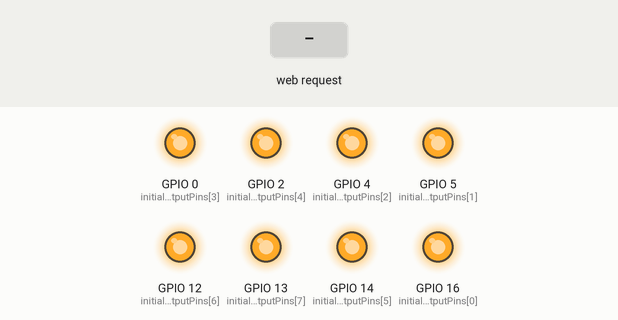
A sketch run on a simulated ESP8266 (NodeMCU). On the bench: output pins drawn as LEDs (lit = HIGH). The test bench sets the inputs (shaded band). WiFi joins after 1.5 s; servers stay silent unless stated.

Above: at 2.7 s.
2.8 s: HTTP request GET /ON received
At 3.9 s:
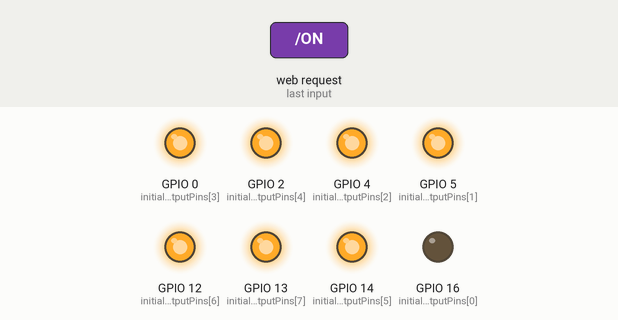
4.3 s: HTTP request GET /OFF received
At 5.1 s:
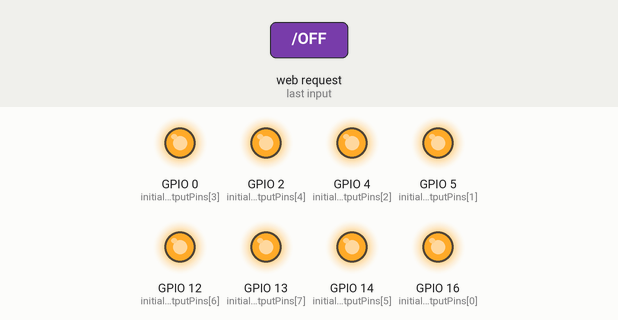
5.8 s: HTTP request GET /TOGGLE received
At 6.2 s:
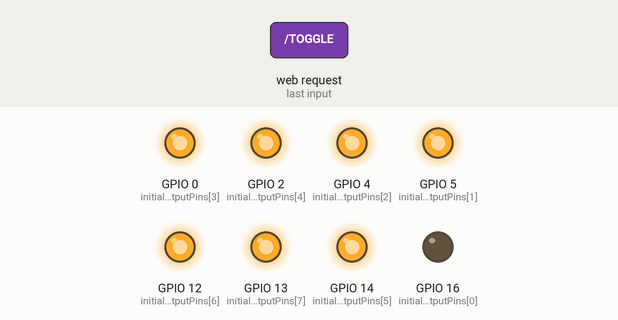
Timing chart, 0 to 8.8 s (numbered marks = the images above; inputs shaded):
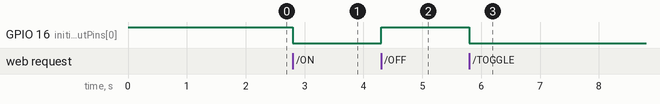

The sketch:

reley.ino
```cpp
#include <ESP8266WiFi.h>

IPAddress ip(192, 168, 1, 177);
IPAddress gateway_ip ( 192,  168,   1,   1);
IPAddress subnet_mask(255, 255, 255,   0);

const char* ssid = "Rb";
const char* password = "";

WiFiServer server(80);

int initializedOutputPins[] = {16,5,4,0,2,14,12,13,15};
int i;

void setup()
{
  for(i=0;i<8;i++)
  {
    pinMode(initializedOutputPins[i], OUTPUT);
    digitalWrite(initializedOutputPins[i], HIGH);
  }

  WiFi.config(ip, gateway_ip, subnet_mask);
  WiFi.begin(ssid, password);

  while (WiFi.status() != WL_CONNECTED) {
    delay(500);
  }

  server.begin();
}

void loop()
{

  //reset if wifi is not connected
  if (WiFi.status() == 6)
  {
      ESP.reset();
  }

  // Check if a client has connected
  WiFiClient client = server.available();
  if (client)
  {

   while(client.connected())
   {

     if (client.available())
     {
        String request = client.readStringUntil('\r');
        client.flush();

        // Parse request
        if (request.indexOf("GET / HTTP/1.1") != -1)
        {
      //index page
        }
        else if (request.indexOf("ON") != -1)
        {
          request.replace("/ON HTTP/1.1", "");
          request.replace("GET /", "");
          digitalWrite(initializedOutputPins[request.toInt()], LOW);
        }
        else if (request.indexOf("OFF") != -1)
        {
          request.replace("/OFF HTTP/1.1", "");
          request.replace("GET /", "");
          digitalWrite(initializedOutputPins[request.toInt()], HIGH);
        }
        else if (request.indexOf("TOGGLE") != -1)
        {
          request.replace("/TOGGLE HTTP/1.1", "");
          request.replace("GET /", "");
          if(digitalRead(initializedOutputPins[request.toInt()]) == LOW)
          {
             client.println("HTTP/1.1 200 OK\nContent-Type: text/html\n\nOFF");
             digitalWrite(initializedOutputPins[request.toInt()], HIGH);
          }
          else
          {

             client.println("HTTP/1.1 200 OK\nContent-Type: text/html\n\nON");
             digitalWrite(initializedOutputPins[request.toInt()], LOW);
          }
          return;
        }
        else
        {
          client.println("HTTP/1.1 404 Not Found\n");
          client.stop();
          return;
        }

        // Return the response
        String returnResponse = "";

        returnResponse += "HTTP/1.1 200 OK\n";
        returnResponse += "Content-Type: text/html\n";
        returnResponse += "\n"; //  do not forget this one
        returnResponse += "<!DOCTYPE HTML>";
        returnResponse += "<html>";
        returnResponse += "<head>";
        returnResponse += "<meta name=\"viewport\" content=\"width=device-width, initial-scale=1.0\">";
        returnResponse += "<link rel=\"stylesheet\" type=\"text/css\" href=\"//maxcdn.bootstrapcdn.com/bootstrap/4.0.0/css/bootstrap.min.css\">";
        returnResponse += "<script src=\"//ajax.googleapis.com/ajax/libs/jquery/3.3.1/jquery.min.js\" type=\"text/javascript\"></script>";
        returnResponse += "<script src=\"//maxcdn.bootstrapcdn.com/bootstrap/4.0.0/js/bootstrap.min.js\" type=\"text/javascript\"></script>";
        returnResponse += "<title>Rado NodeMCU</title>";
        returnResponse += "</head>";
        returnResponse += "<body style=\"min-width:400px\">";


        returnResponse += "<div class=\"container py-5\">";
        returnResponse += "<div class=\"col-md-5 offset-md-3\">";
        returnResponse += "<div class=\"card card-outline-secondary\">";
        returnResponse += "<div class=\"card-header text-center\">";
        returnResponse += "<h3 class=\"mb-0\">Rado NodeMCU</h3>";
        returnResponse += "</div>";


        returnResponse += "<div class=\"card-body\">";
        for(i=0;i<8;i++)
        {
          returnResponse += "<div class=\"form-group row\">";
          returnResponse += "<label class=\"col-lg-8 col-form-label form-control-label\"> GPIO ";
          returnResponse += String(i);
          returnResponse += " : ";
          returnResponse +="</label>";
          if(digitalRead(initializedOutputPins[i]) == LOW)
          {
            returnResponse +="<div class=\"col-lg-4\"><a href=\"/";
            returnResponse += String(i);
            returnResponse +="/OFF\"><button class=\"btn btn-danger\"> Turn Off </button></a></div>";
          }
          else
          {
            returnResponse +="<div class=\"col-lg-4\"><a href=\"/";
            returnResponse += String(i);
            returnResponse += "/ON\"><button class=\"btn btn-success\"> Turn On </button></a></div>";
          }
         returnResponse += "</div>";
        }
        returnResponse += "</div>";
        returnResponse += "</div>";
        returnResponse += "</div>";
        returnResponse += "</div>";
        returnResponse += "</body>";
        returnResponse += "</html>";

        client.println(returnResponse);
        client.stop();
      }
    }
  }
}
```

Measured:
- after the input at 2.8 s, GPIO 16 (initializedOutputPins[0]): HIGH → LOW at once
- after the input at 4.3 s, GPIO 16 (initializedOutputPins[0]): LOW → HIGH at once
- after the input at 5.8 s, GPIO 16 (initializedOutputPins[0]): HIGH → LOW at once
